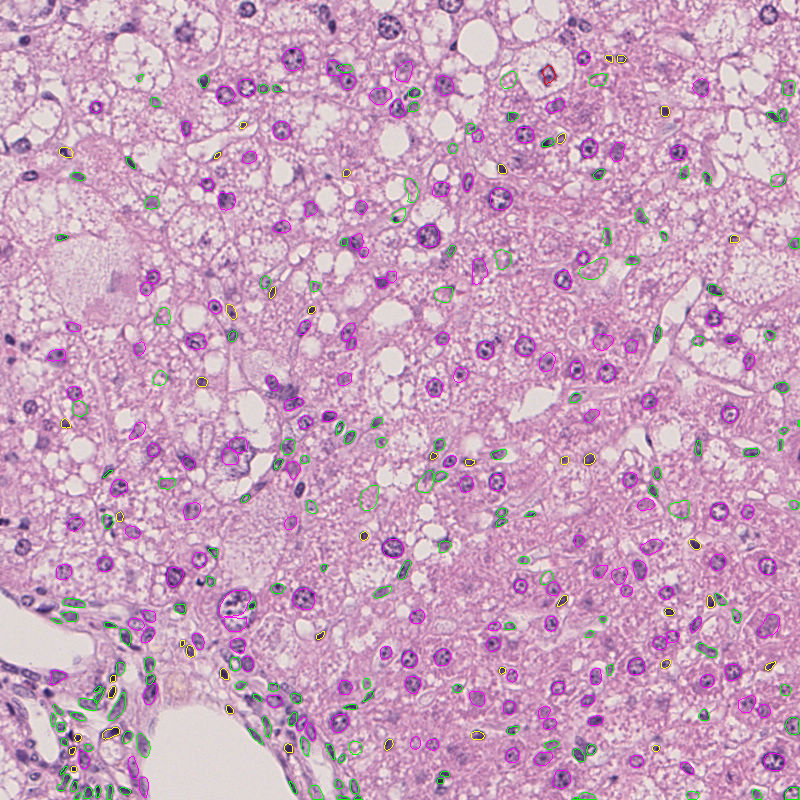
#> input picture imgs/#1-129.png, 800 x 800 px
$ python -i Image_Augementation.py   (imports and definitions only)   (older library calls are emulated)
#> lines starting #> are read from the running program, lines starting #| are printed output that depends on the picture
#> further down, picture is the input picture: shape (800, 800, 3); mean B, G, R 190.1, 161.9, 201.9
import cv2
from skimage.exposure import rescale_intensity
from skimage.segmentation import slic
from skimage.util import img_as_float
from skimage import io
import numpy as np

#co-relation between Opencv and Pillow Image Rectangle box
# (x1, y1) (left, top)
# (right, bottom) (x2, y2)

# (top,right,bottom,left)
# (32,64,0,0)

Folder_name="/cptjack/totem/barrylee/temp/" #Image to be Augemented
Extension=".png"

#RESIZE
def resize_image(image,w,h):
    image=cv2.resize(image,(w,h))
    cv2.imwrite(Folder_name+"/Resize-"+str(w)+"*"+str(h)+Extension, image)

#crop
def crop_image(image,y1,y2,x1,x2):
    image=image[y1:y2,x1:x2]
    cv2.imwrite(Folder_name+"/Crop-"+str(x1)+str(x2)+"*"+str(y1)+str(y2)+Extension, image)

# [4 lines left out: function padding_image, not called in this run]

def flip_image(image,dir):
    image = cv2.flip(image, dir)
    cv2.imwrite(Folder_name + "/flip-" + str(dir)+Extension, image)

# [191 lines left out: functions superpixel_image, invert_image, add_light, add_light_color, saturation_image, hue_image and 15 more, not called in this run]

def addeptive_gaussian_noise(image):
    h,s,v=cv2.split(image)
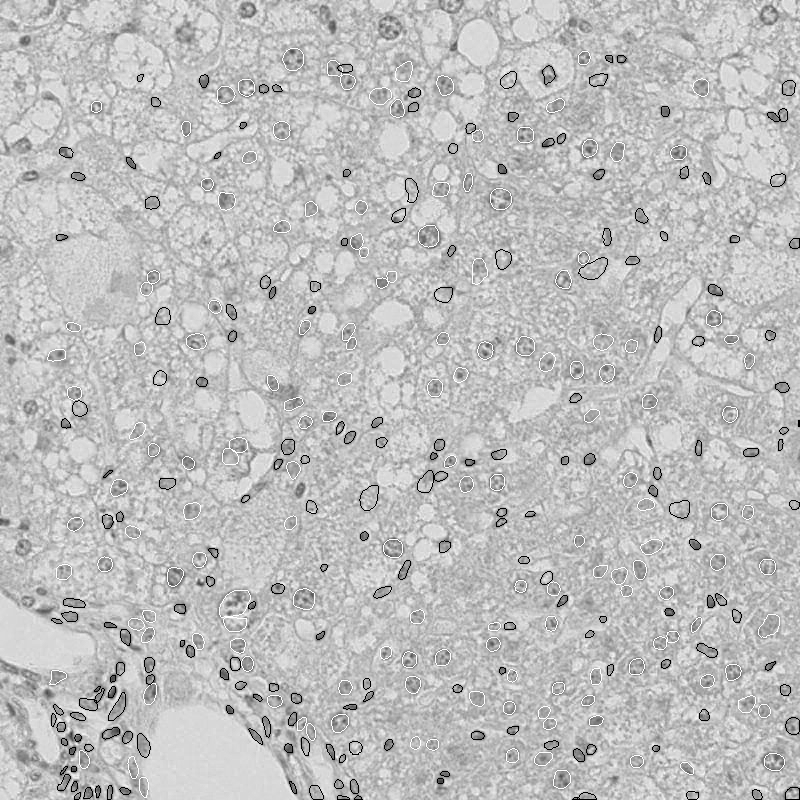
#> h: shape (800, 800); min 0, max 255, mean 190.1
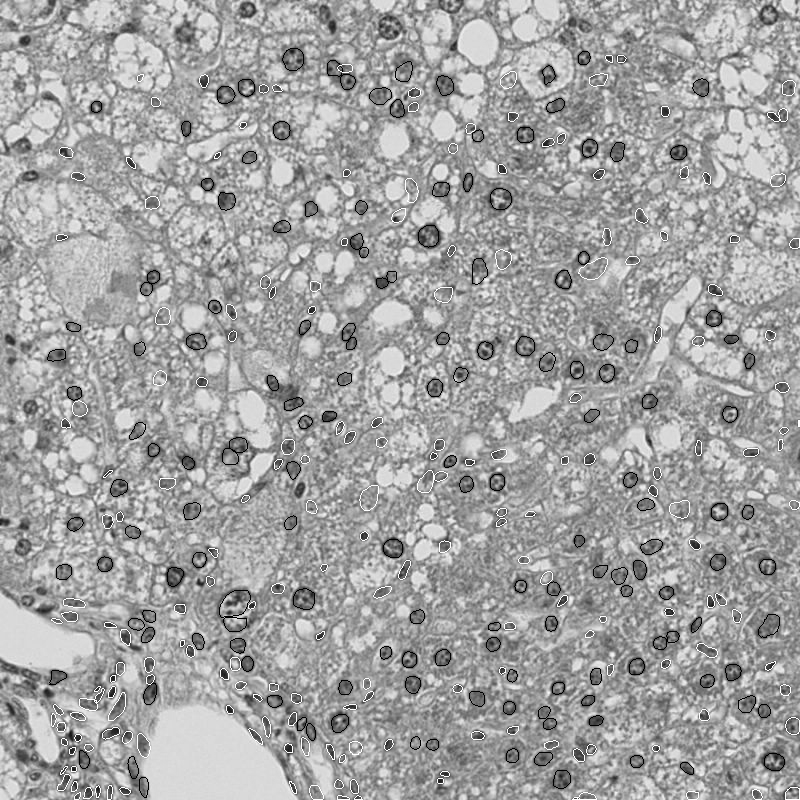
#> s: shape (800, 800); min 0, max 255, mean 161.9
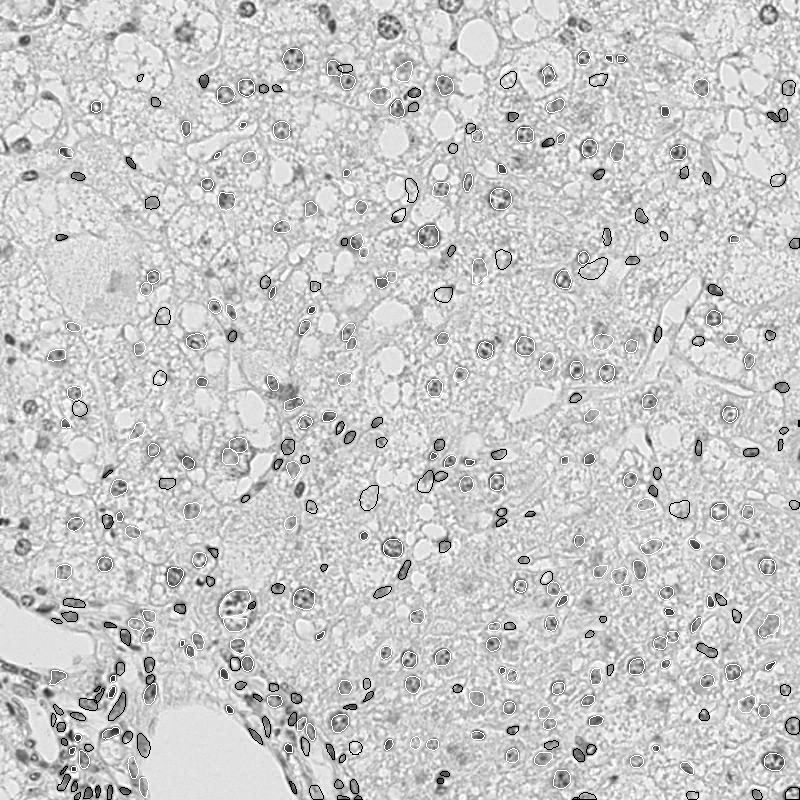
#> v: shape (800, 800); min 0, max 255, mean 201.9
    s = cv2.adaptiveThreshold(s, 255, cv2.ADAPTIVE_THRESH_GAUSSIAN_C, cv2.THRESH_BINARY_INV, 11, 2)
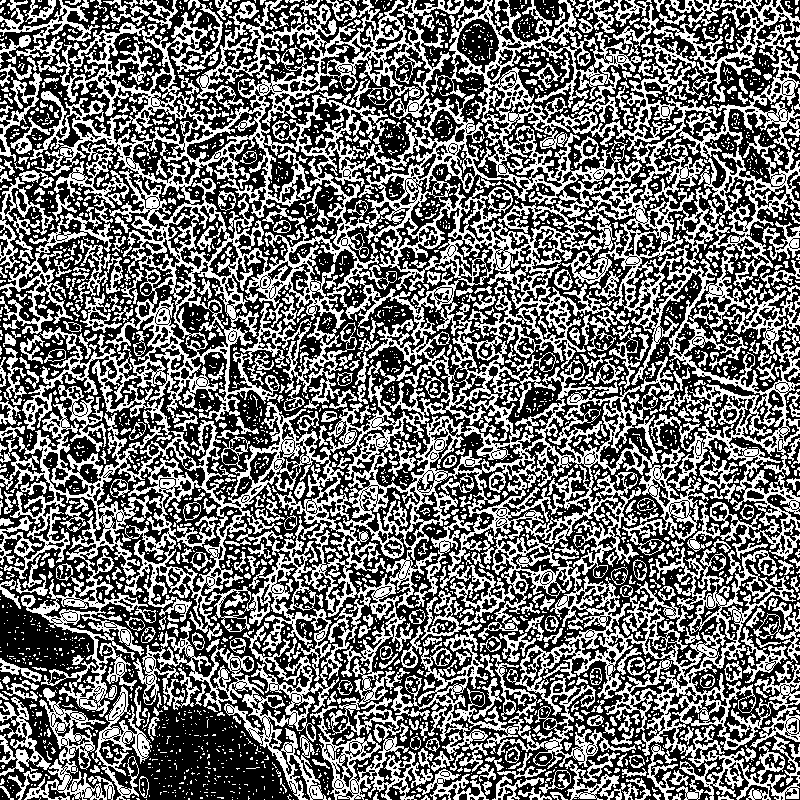
#> s: shape (800, 800); 43.7% white in thin lines or dots
    h = cv2.adaptiveThreshold(h, 255, cv2.ADAPTIVE_THRESH_GAUSSIAN_C, cv2.THRESH_BINARY_INV, 11, 2)
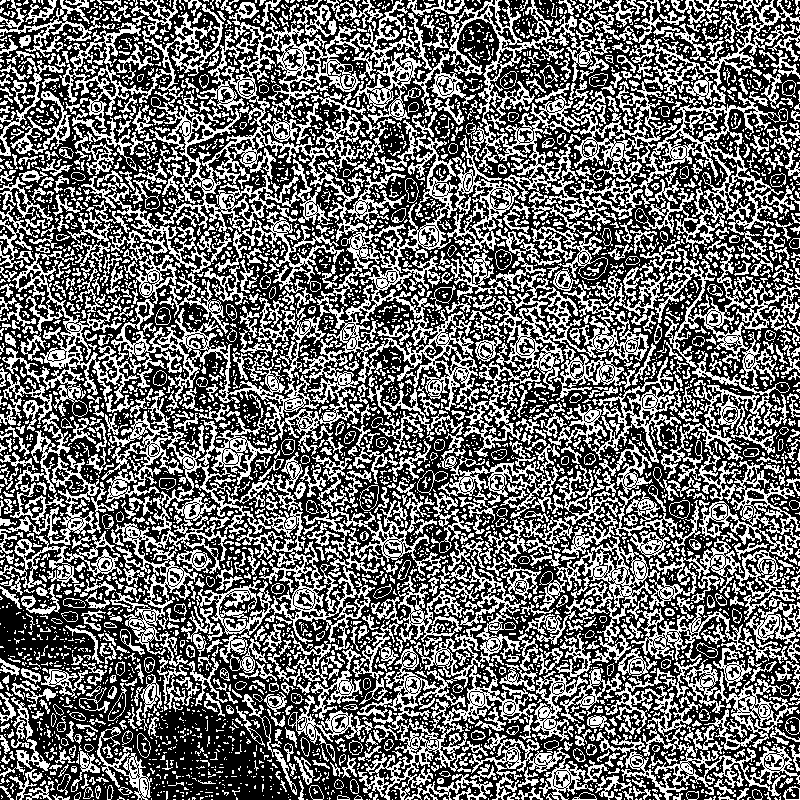
#> h: shape (800, 800); 41.9% white in thin lines or dots
    v = cv2.adaptiveThreshold(v, 255, cv2.ADAPTIVE_THRESH_GAUSSIAN_C, cv2.THRESH_BINARY_INV, 11, 2)
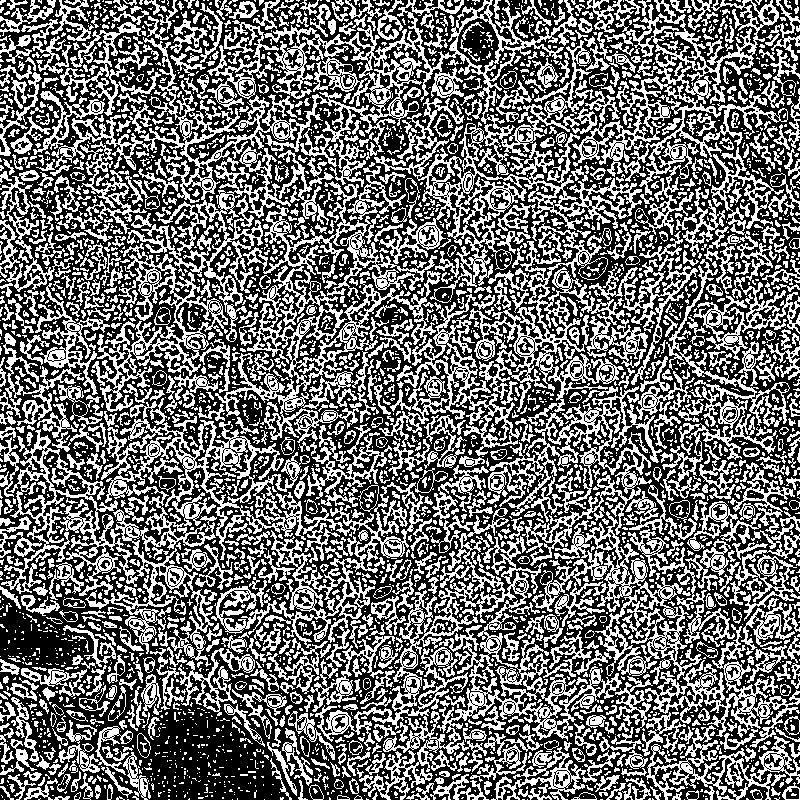
#> v: shape (800, 800); 42.9% white in thin lines or dots
    image=cv2.merge([h,s,v])
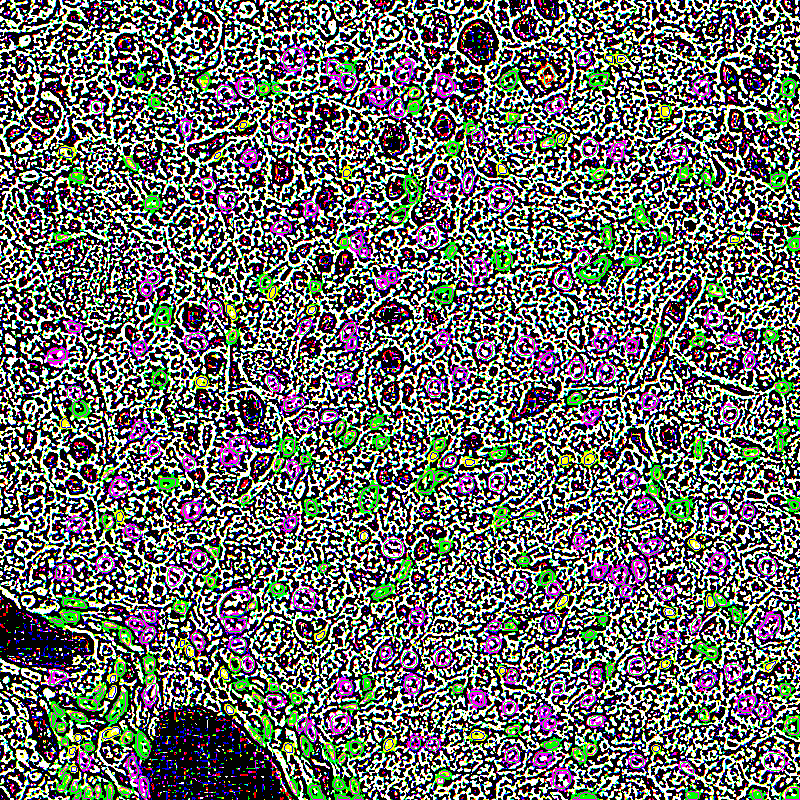
#> image: shape (800, 800, 3); mean B, G, R 106.9, 111.5, 109.4
    cv2.imwrite(Folder_name + "/Addeptive_gaussian_noise-" + Extension, image)
    return image

# [102 lines left out: functions salt_image, paper_image, salt_and_paper_image, contrast_image, edge_detect_canny_image, grayscale_image and 5 more, not called in this run]
# [175 lines of commented-out code are left out]

>>> import cv2
>>> picture = cv2.imread('../../imgs/#1-129.png')
>>> result = addeptive_gaussian_noise(picture)

$ run again, on imgs/#1-514.png
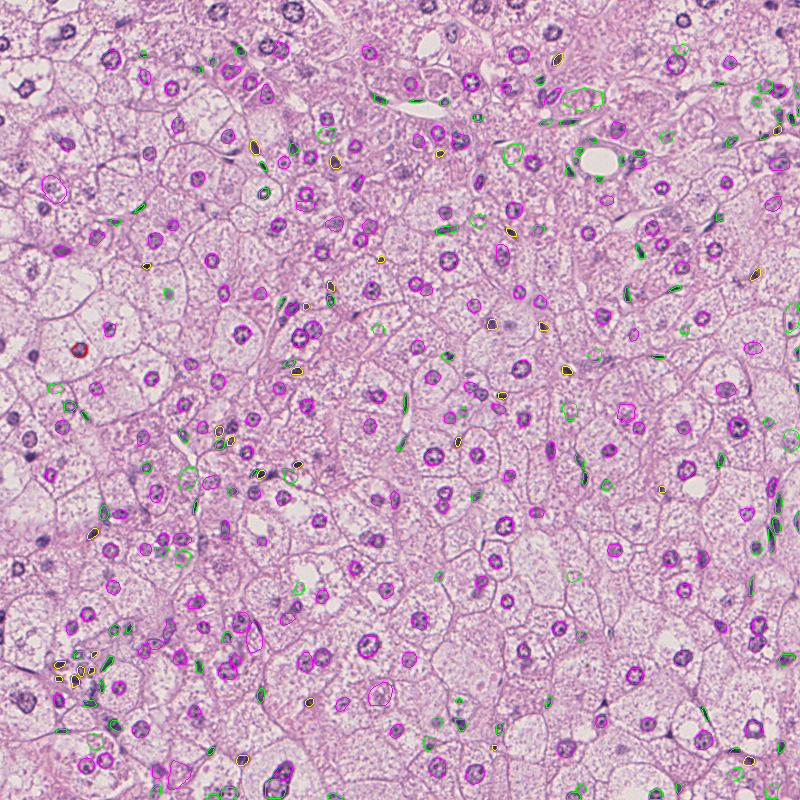
#> input picture imgs/#1-514.png, 800 x 800 px
#> picture is the input picture: shape (800, 800, 3); mean B, G, R 192.2, 165.1, 201.8
#> in addeptive_gaussian_noise, `s = cv2.adaptiveThreshold(s, 255, cv2.ADAPTIVE_THRESH_GAUSSIAN_C, cv2...`:
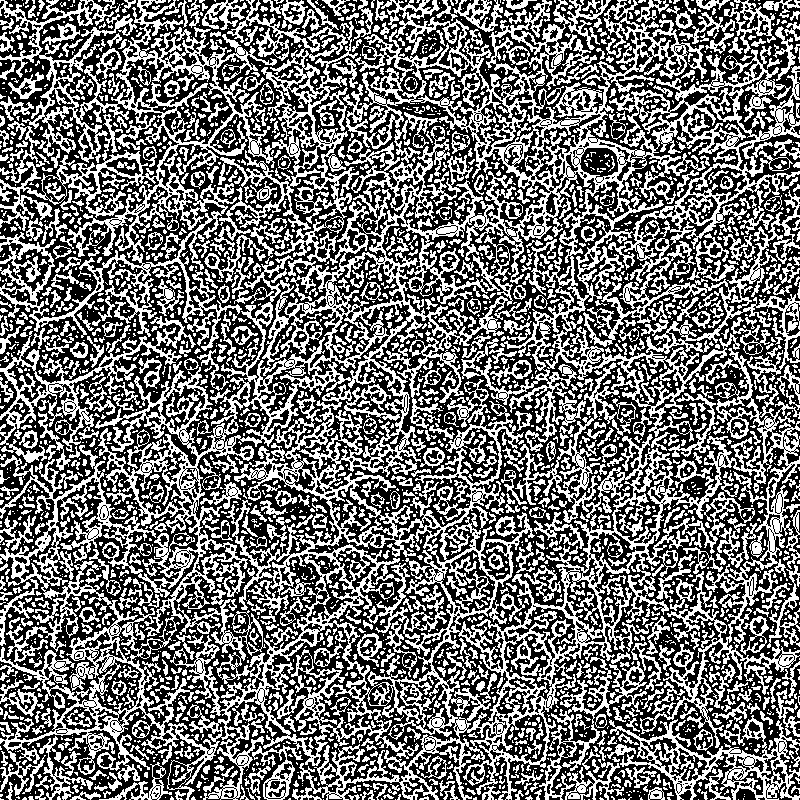
#> s: shape (800, 800); 44.3% white in thin lines or dots
#> in addeptive_gaussian_noise, `image=cv2.merge([h,s,v])`:
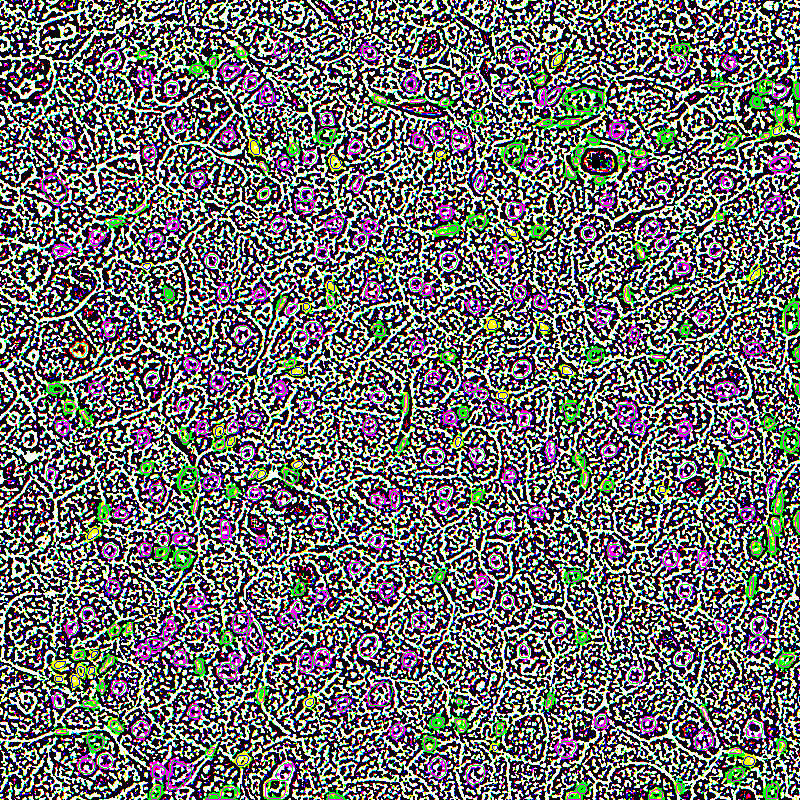
#> image: shape (800, 800, 3); mean B, G, R 110.4, 112.9, 112.5

$ run again, on imgs/#142-1510.png
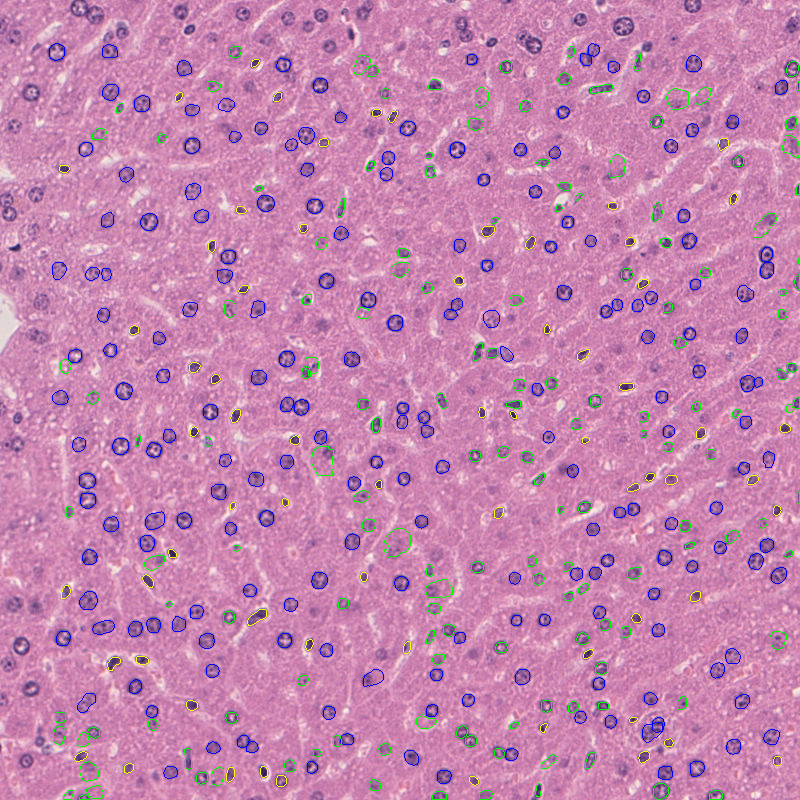
#> input picture imgs/#142-1510.png, 800 x 800 px
#> picture is the input picture: shape (800, 800, 3); mean B, G, R 175.5, 133, 196.8
#> in addeptive_gaussian_noise, `s = cv2.adaptiveThreshold(s, 255, cv2.ADAPTIVE_THRESH_GAUSSIAN_C, cv2...`:
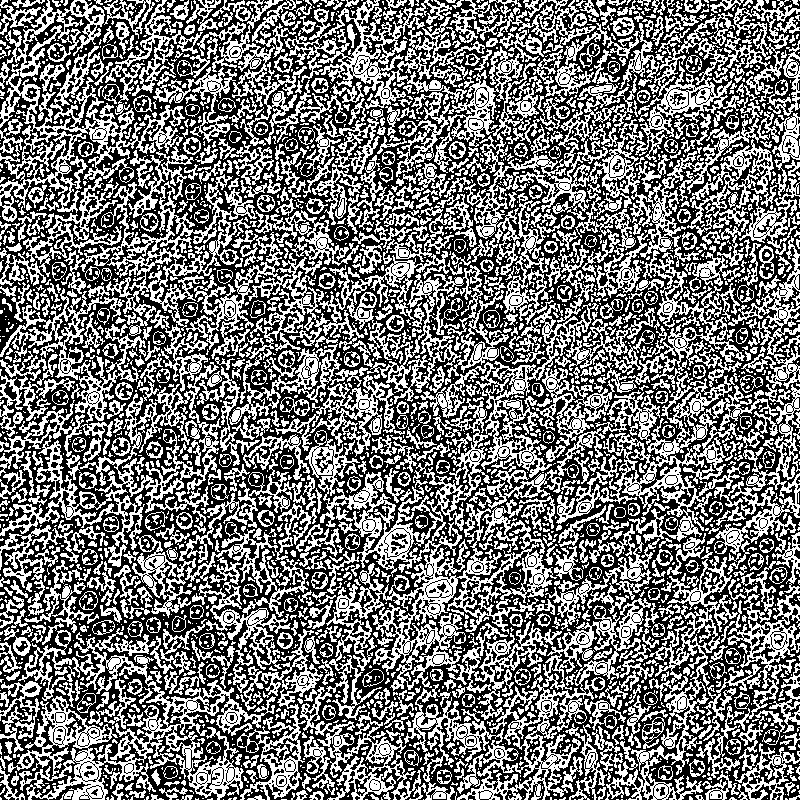
#> s: shape (800, 800); 45.9% white in thin lines or dots
#> in addeptive_gaussian_noise, `image=cv2.merge([h,s,v])`:
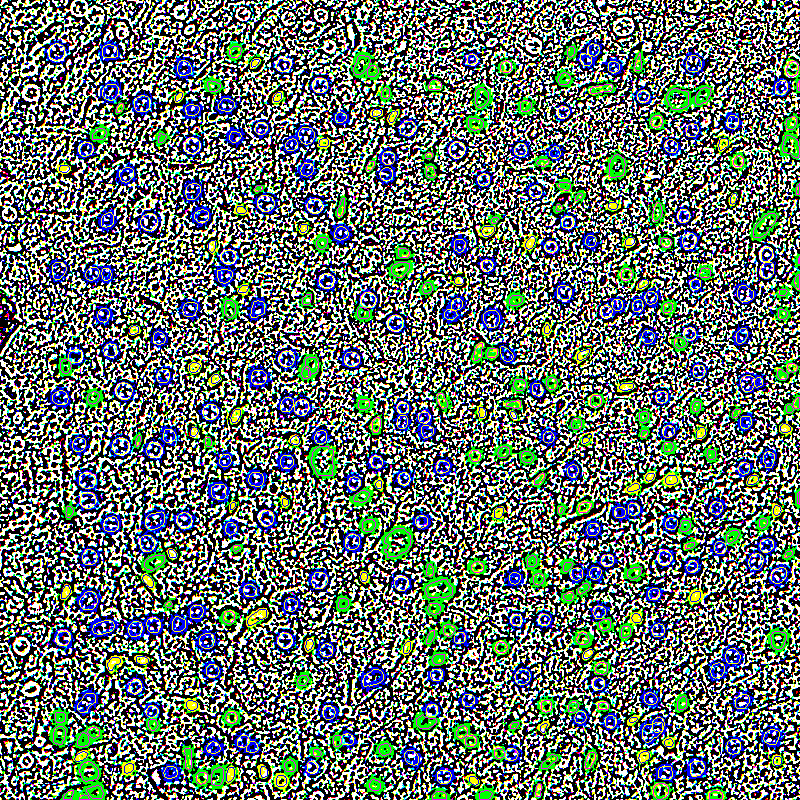
#> image: shape (800, 800, 3); mean B, G, R 109.1, 117, 103.6
